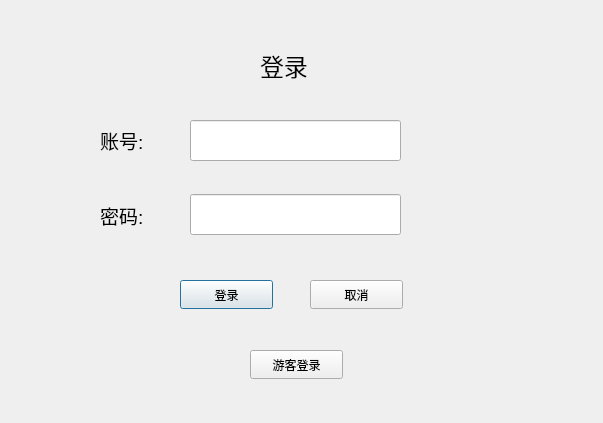
<?xml version="1.0" encoding="UTF-8"?>
<ui version="4.0">
 <class>login</class>
 <widget class="QDialog" name="login">
  <property name="geometry">
   <rect>
    <x>0</x>
    <y>0</y>
    <width>603</width>
    <height>423</height>
   </rect>
  </property>
  <property name="windowTitle">
   <string>Dialog</string>
  </property>
  <widget class="QLineEdit" name="usernameLine">
   <property name="geometry">
    <rect>
     <x>190</x>
     <y>120</y>
     <width>211</width>
     <height>41</height>
    </rect>
   </property>
  </widget>
  <widget class="QLabel" name="label">
   <property name="geometry">
    <rect>
     <x>260</x>
     <y>40</y>
     <width>71</width>
     <height>51</height>
    </rect>
   </property>
   <property name="text">
    <string>&lt;html&gt;&lt;head/&gt;&lt;body&gt;&lt;p&gt;&lt;span style=&quot; font-size:18pt;&quot;&gt;登录&lt;/span&gt;&lt;/p&gt;&lt;/body&gt;&lt;/html&gt;</string>
   </property>
  </widget>
  <widget class="QLineEdit" name="passwordLine">
   <property name="geometry">
    <rect>
     <x>190</x>
     <y>194</y>
     <width>211</width>
     <height>41</height>
    </rect>
   </property>
   <property name="echoMode">
    <enum>QLineEdit::Password</enum>
   </property>
  </widget>
  <widget class="QLabel" name="label_2">
   <property name="geometry">
    <rect>
     <x>100</x>
     <y>120</y>
     <width>81</width>
     <height>41</height>
    </rect>
   </property>
   <property name="text">
    <string>&lt;html&gt;&lt;head/&gt;&lt;body&gt;&lt;p&gt;&lt;span style=&quot; font-size:14pt;&quot;&gt;账号:&lt;/span&gt;&lt;/p&gt;&lt;/body&gt;&lt;/html&gt;</string>
   </property>
  </widget>
  <widget class="QLabel" name="label_3">
   <property name="geometry">
    <rect>
     <x>100</x>
     <y>200</y>
     <width>69</width>
     <height>31</height>
    </rect>
   </property>
   <property name="text">
    <string>&lt;html&gt;&lt;head/&gt;&lt;body&gt;&lt;p&gt;&lt;span style=&quot; font-size:14pt;&quot;&gt;密码:&lt;/span&gt;&lt;/p&gt;&lt;/body&gt;&lt;/html&gt;</string>
   </property>
  </widget>
  <widget class="QPushButton" name="adminLoginButton">
   <property name="geometry">
    <rect>
     <x>180</x>
     <y>280</y>
     <width>93</width>
     <height>29</height>
    </rect>
   </property>
   <property name="text">
    <string>登录</string>
   </property>
  </widget>
  <widget class="QPushButton" name="exitButton">
   <property name="geometry">
    <rect>
     <x>310</x>
     <y>280</y>
     <width>93</width>
     <height>29</height>
    </rect>
   </property>
   <property name="text">
    <string>取消</string>
   </property>
  </widget>
  <widget class="QPushButton" name="userLoginButton">
   <property name="geometry">
    <rect>
     <x>250</x>
     <y>350</y>
     <width>93</width>
     <height>29</height>
    </rect>
   </property>
   <property name="text">
    <string>游客登录</string>
   </property>
  </widget>
 </widget>
 <resources/>
 <connections/>
</ui>
